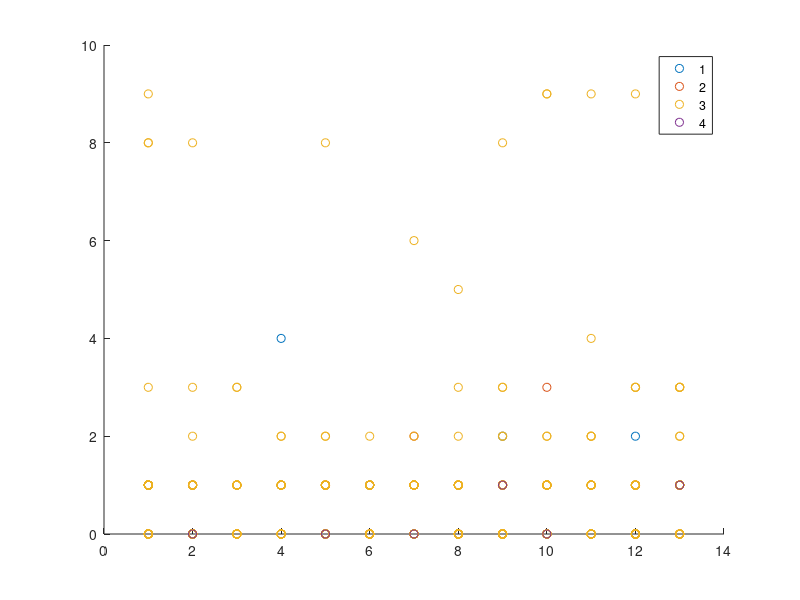

This figure's MATLAB source:
%kmeans on o/p of kpso on poker dataset-c4

X=load('kpso_poker.dat');
k=4;
k1=500;
X1=load('poker.dat');

rng(1);
[gIdx,c]=kmeans(X,k);

[n,m]=size(X);

if ~isscalar(k)
    c=k;
    k=size(c,1);
else
    c=X(ceil(rand(k,1)*n),:);
end

g0=ones(n,1);
gIdx=zeros(n,1);
D=zeros(n,k);
P=zeros(n,k);
OP=zeros(1,k);

tic


while any(g0~=gIdx)

    g0=gIdx;
    
    for t=1:k
        d=zeros(n,1);
        
        for s=1:m
            d=d+(X(:,s)-c(t,s)).^2;
        end
        D(:,t)=sqrt(d);
        x=D(:,1);
        y=D(:,2);
        x1=X1(:,2);
        y1=X1(:,11);

       clf    
        
    end
   
    [z,gIdx]=min(D,[],2);
 
    for t=1:k
        c(t,:)=mean(X(gIdx==t,:));
    end
end

for j=1:n
     p=max(D);
     P=p/D(j);
end

for m=1:k
     for j=1:n
         OP=D(j)*P/k;
     end
end

%fitness evaluation
for i=1:k
  for j=1:n
     f1=X(i)-D(j)/n; 
  end
end
 
f=f1/k;

maxv=max(D);
minv=min(D);

disp('CLUSTER center matrix='); disp(D); %cluster center matrix
disp('MIN value ='); disp(min(minv)); %minimum value
disp('MAX value ='); disp(max(maxv)); %maximum value
disp('MAX Purity overall ='); disp(max(OP)); %maximum purity-overall max purity value
disp('Fitness ='); disp(f); %purity

toc


gscatter(x1,y1,gIdx);